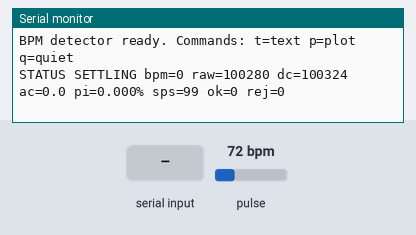
Recording of a sketch running on a simulated Arduino Uno, built with avr-gcc and run on an emulated ATmega328P. Shown: the last lines printed to the serial monitor. The inputs (shaded band) are chosen by the test bench; at power-on: pulse 72 bpm.

Above: at 1.2 s.
1.3 s: pulse set to 100 bpm
At 2.7 s:
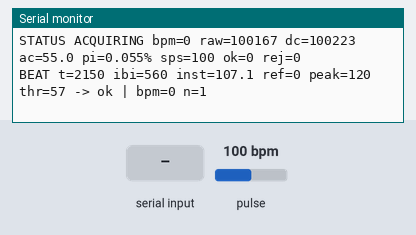
3.5 s: "p" received over Serial
At 4.4 s:
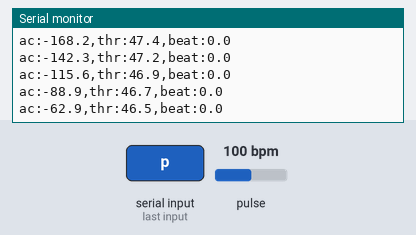
5.0 s: "t" received over Serial
At 7.5 s:
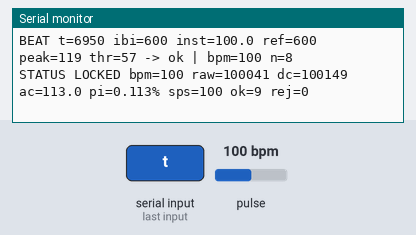
8.0 s: pulse set to 42 bpm
At 9.8 s:
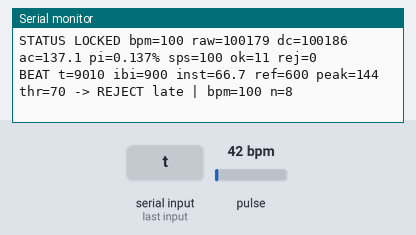
11.0 s: "q" received over Serial
At 11.8 s:
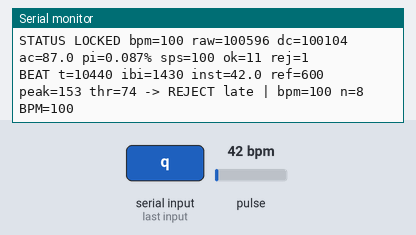
Timing chart, 0 to 14.0 s (numbered marks = the images above; inputs shaded):
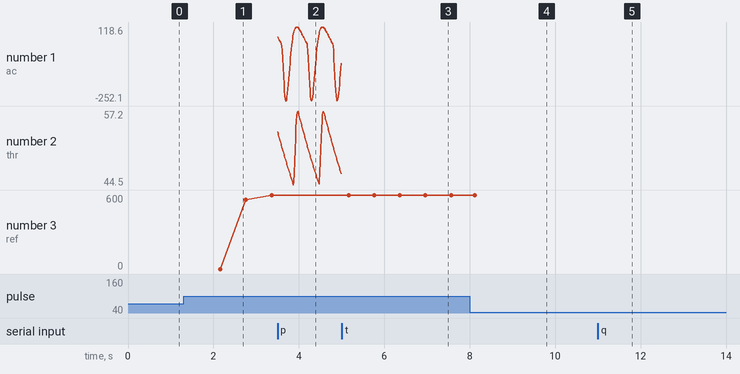

The sketch:

bpm_detector.ino
```cpp
// Robust BPM detector for MAX30102 / MAX30105 (SparkFun MAX3010x library).
//
// Pipeline (all at the sensor's fixed 100 Hz sample rate, timed by sample count):
//   raw IR -> band-pass 0.7-3.5 Hz (biquad HP + LP) -> invert (pulse = peak)
//          -> adaptive threshold peak detector with refractory period
//          -> interval (IBI) validation against median of recent IBIs
//          -> BPM = 60000 / median(IBI history)
//
// Serial commands (115200 baud):  t = text diagnostics (default)
//                                 p = Serial Plotter (ac, thr, beat per sample)
//                                 q = quiet, only "BPM=<n>" once per second

#include <Wire.h>
#include "MAX30105.h"

MAX30105 sensor;

// ---- sensor config: 400 Hz / 4-sample average = 100 Hz effective ----
const byte LED_BRIGHTNESS = 60;      // 0-255 (255 = 50 mA); lower if SATURATED shows
const byte SAMPLE_AVERAGE = 4;
const byte LED_MODE       = 2;       // red + IR
const int  SAMPLE_RATE    = 400;
const int  PULSE_WIDTH    = 411;     // 18-bit resolution
const int  ADC_RANGE      = 16384;
const float FS            = 100.0;   // effective samples per second
const uint32_t SAMPLE_MS  = 10;

// ---- detection tuning ----
const uint32_t FINGER_THRESHOLD = 50000;   // raw IR below this = no finger
const uint32_t SATURATION_LEVEL = 250000;  // 18-bit ADC max is 262143
const int      SETTLE_SAMPLES   = 150;     // 1.5 s for filters to settle after placement
const uint32_t MIN_IBI          = 333;     // 180 BPM
const uint32_t MAX_IBI          = 1500;    // 40 BPM
const uint32_t REFRACTORY_MS    = 300;     // never two beats closer than this
const float    THRESH_FRAC      = 0.5;     // threshold = fraction of envelope
const float    ENV_DECAY        = 0.995;   // per sample (~halves every 1.4 s)
const float    ENV_ATTACK       = 0.3;     // partial attack so 1-2 sample spikes don't blow up the envelope
const float    OUTLIER_FRAC     = 0.30;    // reject IBI more than 30% from reference
const byte     IBI_HIST         = 8;       // BPM = median of this many IBIs
const byte     MIN_BEATS_LOCK   = 4;       // accepted IBIs before reporting BPM
const byte     MAX_CONSEC_REJECT = 4;      // then assume we locked onto garbage and re-acquire
const uint32_t BEAT_TIMEOUT_MS  = 3000;    // no accepted beat this long -> re-acquire

// ---- biquad filter (RBJ cookbook, Direct Form I) ----
struct Biquad {
  float b0, b1, b2, a1, a2;
  float x1, x2, y1, y2;

  void design(bool highpass, float fc, float q) {
    float w0 = 2.0 * PI * fc / FS;
    float c = cos(w0), alpha = sin(w0) / (2.0 * q);
    float a0 = 1.0 + alpha;
    if (highpass) { b0 = (1.0 + c) / 2.0; b1 = -(1.0 + c); }
    else          { b0 = (1.0 - c) / 2.0; b1 =  (1.0 - c); }
    b2 = b0;
    b0 /= a0; b1 /= a0; b2 /= a0;
    a1 = -2.0 * c / a0;
    a2 = (1.0 - alpha) / a0;
  }
  void reset(float x, float y) { x1 = x2 = x; y1 = y2 = y; }
  float step(float x) {
    float y = b0 * x + b1 * x1 + b2 * x2 - a1 * y1 - a2 * y2;
    x2 = x1; x1 = x; y2 = y1; y1 = y;
    return y;
  }
};

Biquad hpf, lpf;

enum State : byte { NO_FINGER, SETTLING, ACQUIRING, LOCKED };
const char* STATE_NAMES[] = { "NO_FINGER", "SETTLING", "ACQUIRING", "LOCKED" };
enum Mode : byte { MODE_TEXT, MODE_PLOT, MODE_QUIET };

State state = NO_FINGER;
Mode mode = MODE_TEXT;

// signal state
uint32_t sampleCount = 0;      // time base: t = sampleCount * SAMPLE_MS
uint32_t lastRaw = 0;
float dc = 0;                  // slow average of raw IR (for perfusion index)
float sig = 0, sig1 = 0, sig2 = 0;
float env = 0;                 // peak envelope of filtered signal
int settleLeft = 0;

// beat state
uint32_t lastPeakT = 0;
uint32_t lastAcceptT = 0;
uint16_t ibiHist[IBI_HIST];
byte ibiSpot = 0, ibiCount = 0;
uint16_t lastIbi = 0;
byte consecReject = 0;
int bpm = 0;

// diagnostics counters
uint32_t acceptedTotal = 0, rejectedTotal = 0;
uint32_t samplesThisSec = 0;
unsigned long lastStatus = 0;
bool beatThisSample = false;

uint16_t medianIbi() {
  uint16_t tmp[IBI_HIST];
  for (byte i = 0; i < ibiCount; i++) tmp[i] = ibiHist[i];
  for (byte i = 1; i < ibiCount; i++) {          // insertion sort, n <= 8
    uint16_t v = tmp[i];
    int8_t j = i - 1;
    while (j >= 0 && tmp[j] > v) { tmp[j + 1] = tmp[j]; j--; }
    tmp[j + 1] = v;
  }
  if (ibiCount % 2) return tmp[ibiCount / 2];
  return (tmp[ibiCount / 2 - 1] + tmp[ibiCount / 2]) / 2;
}

void clearBeats() {
  ibiSpot = ibiCount = 0;
  lastIbi = 0;
  consecReject = 0;
  bpm = 0;
}

void pushIbi(uint16_t ibi) {
  ibiHist[ibiSpot] = ibi;
  ibiSpot = (ibiSpot + 1) % IBI_HIST;
  if (ibiCount < IBI_HIST) ibiCount++;
  lastIbi = ibi;
}

void logBeat(uint32_t t, uint32_t ibi, uint16_t ref, const char* verdict) {
  if (mode != MODE_TEXT) return;
  Serial.print(F("BEAT t=")); Serial.print(t);                         // time of the peak, ms since boot (from sample count)
  Serial.print(F(" ibi=")); Serial.print(ibi);                          // interval since previous beat, ms (0 = first beat)
  Serial.print(F(" inst=")); Serial.print(ibi ? 60000.0 / ibi : 0, 1);  // instantaneous BPM from this one interval
  Serial.print(F(" ref=")); Serial.print(ref);                          // interval it was compared to, ms (median, or last IBI while acquiring; 0 = none)
  Serial.print(F(" peak=")); Serial.print(sig1, 0);                     // filtered signal height at the peak
  Serial.print(F(" thr=")); Serial.print(env * THRESH_FRAC, 0);         // detection threshold at that moment
  Serial.print(F(" -> ")); Serial.print(verdict);                       // ok / first / REJECT early|late|too slow
  Serial.print(F(" | bpm=")); Serial.print(bpm);                        // reported BPM after this beat (0 until locked)
  Serial.print(F(" n=")); Serial.println(ibiCount);                     // intervals in the median history (max IBI_HIST)
}

void handlePeak(uint32_t tPeak) {
  beatThisSample = true;

  if (lastPeakT == 0) {                          // first peak: nothing to measure yet
    lastPeakT = tPeak;
    logBeat(tPeak, 0, 0, "first");
    return;
  }

  uint32_t ibi = tPeak - lastPeakT;
  uint16_t ref = (ibiCount >= 3) ? medianIbi() : lastIbi;

  if (ibi > MAX_IBI) {                           // missed beats / pause: restart the chain
    lastPeakT = tPeak;
    rejectedTotal++;
    logBeat(tPeak, ibi, ref, "REJECT too slow");
    return;
  }

  if (ibi < MIN_IBI || (ref && ibi < ref * (1.0 - OUTLIER_FRAC))) {
    // Extra peak (noise / dicrotic notch). Keep lastPeakT so the next real
    // beat is still measured from the previous real beat.
    rejectedTotal++;
    consecReject++;
    logBeat(tPeak, ibi, ref, "REJECT early");
  } else if (ref && ibi > ref * (1.0 + OUTLIER_FRAC)) {
    lastPeakT = tPeak;                           // probably a missed beat
    rejectedTotal++;
    consecReject++;
    logBeat(tPeak, ibi, ref, "REJECT late");
  } else {
    lastPeakT = tPeak;
    lastAcceptT = tPeak;
    pushIbi(ibi);
    consecReject = 0;
    acceptedTotal++;
    if (ibiCount >= MIN_BEATS_LOCK) {
      state = LOCKED;
      bpm = (int)(60000.0 / medianIbi() + 0.5);
    }
    logBeat(tPeak, ibi, ref, "ok");
    return;
  }

  // While acquiring, an inconsistent interval just reseeds the history.
  if (ibiCount < 3 && ibi >= MIN_IBI) {
    clearBeats();
    pushIbi(ibi);
    lastPeakT = tPeak;
    lastAcceptT = tPeak;
  } else if (consecReject >= MAX_CONSEC_REJECT) {
    clearBeats();
    state = ACQUIRING;
    if (mode == MODE_TEXT) Serial.println(F("** too many rejects, re-acquiring")); // history dropped, BPM back to 0
  }
}

void processSample(uint32_t raw) {
  sampleCount++;
  samplesThisSec++;
  lastRaw = raw;
  beatThisSample = false;
  uint32_t t = sampleCount * SAMPLE_MS;

  if (raw < FINGER_THRESHOLD) {
    if (state != NO_FINGER) {
      state = NO_FINGER;
      clearBeats();
      lastPeakT = 0;
      env = sig = sig1 = sig2 = 0;
    }
    return;
  }

  if (state == NO_FINGER) {                      // finger just placed
    state = SETTLING;
    settleLeft = SETTLE_SAMPLES;
    hpf.reset(raw, 0);                           // avoid a huge DC step transient
    lpf.reset(0, 0);
    dc = raw;
    env = 0;
  }

  dc += 0.01 * ((float)raw - dc);
  sig2 = sig1;
  sig1 = sig;
  sig = -lpf.step(hpf.step((float)raw));        // IR dips on each pulse -> invert

  if (state == SETTLING) {
    if (--settleLeft <= 0) {
      state = ACQUIRING;
      lastAcceptT = t;
    }
    return;
  }

  // envelope: fast-ish attack, slow decay
  env *= ENV_DECAY;
  if (sig > env) env += ENV_ATTACK * (sig - env);
  float thr = env * THRESH_FRAC;

  // local maximum at previous sample, above threshold, outside refractory window
  uint32_t tPrev = t - SAMPLE_MS;
  if (sig1 > sig2 && sig1 >= sig && sig1 > thr && sig1 > 0 &&
      (lastPeakT == 0 || tPrev - lastPeakT >= REFRACTORY_MS)) {
    handlePeak(tPrev);
  }

  if (ibiCount > 0 && t - lastAcceptT > BEAT_TIMEOUT_MS) {
    clearBeats();
    lastAcceptT = t;
    state = ACQUIRING;
    if (mode == MODE_TEXT) Serial.println(F("** beat timeout, re-acquiring"));    // no accepted beat for BEAT_TIMEOUT_MS
  }
}

void printPlot() {
  Serial.print(F("ac:"));    Serial.print(sig, 1);                         // band-passed, inverted pulse signal
  Serial.print(F(",thr:"));  Serial.print(env * THRESH_FRAC, 1);           // adaptive threshold a peak must cross
  Serial.print(F(",beat:")); Serial.println(beatThisSample ? env : 0, 1);  // spike on samples where a peak was detected
}

void printStatus() {
  if (mode == MODE_QUIET) {
    Serial.print(F("BPM="));
    Serial.println(state == LOCKED ? bpm : 0);                           // final BPM, 0 when not locked
    return;
  }
  Serial.print(F("STATUS ")); Serial.print(STATE_NAMES[state]);          // NO_FINGER / SETTLING / ACQUIRING / LOCKED
  Serial.print(F(" bpm=")); Serial.print(bpm);                           // reported BPM (median of recent intervals)
  Serial.print(F(" raw=")); Serial.print(lastRaw);                       // latest raw IR reading (18-bit ADC counts)
  Serial.print(F(" dc=")); Serial.print(dc, 0);                          // slow average of raw IR (steady light level)
  Serial.print(F(" ac=")); Serial.print(env, 1);                         // pulse amplitude (envelope of filtered signal)
  Serial.print(F(" pi=")); Serial.print(dc > 0 ? 100.0 * env / dc : 0, 3); // perfusion index: pulse strength as % of light level
  Serial.print(F("% sps=")); Serial.print(samplesThisSec);               // samples processed in the last second (expect ~100)
  Serial.print(F(" ok=")); Serial.print(acceptedTotal);                  // total accepted beats since boot
  Serial.print(F(" rej=")); Serial.print(rejectedTotal);                 // total rejected beats since boot
  if (lastRaw > SATURATION_LEVEL) Serial.print(F(" SATURATED(lower LED_BRIGHTNESS)")); // sensor maxed out, no pulse visible
  Serial.println();
}

void handleSerial() {
  while (Serial.available()) {
    char c = Serial.read();
    if (c == 't') mode = MODE_TEXT;
    else if (c == 'p') mode = MODE_PLOT;
    else if (c == 'q') mode = MODE_QUIET;
  }
}

void setup() {
  Serial.begin(115200);

  if (!sensor.begin(Wire, I2C_SPEED_FAST)) {
    Serial.println(F("MAX3010x not found. Check wiring."));
    while (1);
  }

  sensor.setup(LED_BRIGHTNESS, SAMPLE_AVERAGE, LED_MODE, SAMPLE_RATE, PULSE_WIDTH, ADC_RANGE);
  sensor.setPulseAmplitudeRed(0x0A);            // red unused for BPM; keep it dim

  hpf.design(true, 0.7, 0.7071);                // removes DC + breathing drift
  lpf.design(false, 3.5, 0.7071);               // removes noise / dicrotic detail

  Serial.println(F("BPM detector ready. Commands: t=text p=plot q=quiet"));
}

void loop() {
  handleSerial();

  // Drain every sample the sensor has buffered so none are skipped.
  sensor.check();
  while (sensor.available()) {
    uint32_t ir = sensor.getFIFOIR();
    sensor.nextSample();
    processSample(ir);
    if (mode == MODE_PLOT) printPlot();
  }

  if (millis() - lastStatus >= 1000) {
    lastStatus = millis();
    if (mode != MODE_PLOT) printStatus();
    samplesThisSec = 0;
  }
}
```

Measured:
- after the input at 1.3 s, the serial monitor: prints a new line after 0.30 s (image 1)
- after the input at 3.5 s, the serial monitor: prints a new line at once (image 2)
- after the input at 8.0 s, the serial monitor: prints a new line at once (image 4)
- after the input at 11.0 s, the serial monitor: prints a new line at once (image 5)
